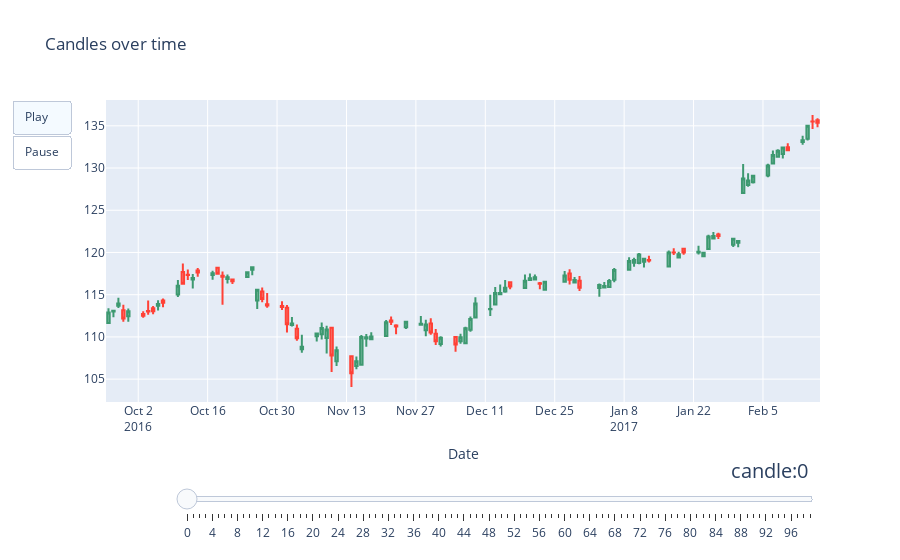

Notebook cell for this chart:
### Code cell
# My Art! we define some variables in order to make the code undertandable

play_button = {
    "args": [
        None, 
        {
            "frame": {"duration": 300, "redraw": True},
            "fromcurrent": True, 
            "transition": {"duration": 100,"easing": "quadratic-in-out"}
        }
    ],
    "label": "Play",
    "method": "animate"
}

pause_button = {
    "args": [
        [None], 
        {
            "frame": {"duration": 0, "redraw": False},
            "mode": "immediate",
            "transition": {"duration": 0}
        }
    ],
    "label": "Pause",
    "method": "animate"
}

sliders_steps = [
    {"args": [
        [0, i], # 0, in order to reset the image, i in order to plot frame i
        {"frame": {"duration": 300, "redraw": True},
         "mode": "immediate",
         "transition": {"duration": 300}}
    ],
    "label": i,
    "method": "animate"}
    for i in range(len(raw_candles))      
]

sliders_dict = {
    "active": 0,
    "yanchor": "top",
    "xanchor": "left",
    "currentvalue": {
        "font": {"size": 20},
        "prefix": "candle:",
        "visible": True,
        "xanchor": "right"
    },
    "transition": {"duration": 300, "easing": "cubic-in-out"},
    "pad": {"b": 10, "t": 50},
    "len": 0.9,
    "x": 0.1,
    "y": 0,
    "steps": sliders_steps,
}

initial_plot = go.Candlestick(
    x=raw_candles.index, 
    open=raw_candles.open, 
    high=raw_candles.high, 
    low=raw_candles.low, 
    close=raw_candles.close
)

first_i_candles = lambda i: go.Candlestick(
    x=raw_candles.index, 
    open=raw_candles.open[:i], 
    high=raw_candles.high[:i], 
    low=raw_candles.low[:i], 
    close=raw_candles.close[:i]
)

fig = go.Figure(
    data=[initial_plot],
    layout=go.Layout(
        xaxis=dict(title='Date', rangeslider=dict(visible=False)),
        title="Candles over time",
        updatemenus= [dict(type="buttons", buttons=[play_button, pause_button])],
        sliders = [sliders_dict]
    ),
    frames=[
        go.Frame(data=[first_i_candles(i)], name=f"{i}") # name, I imagine, is used to bind to frame i :) 
        for i in range(len(raw_candles))
    ]
)

fig.show()

### Figure 1 — Plotly figure (JSON) as saved in the notebook; plotly's stock layout.template omitted (floating-point values rounded to 4 significant figures)
{"data": [{"close": [112.9, 113.1, 113.9, 112.2, 113.1, 112.5, 113, 113.1, 113.9, 114.1, 116.1, 116.3, 117.3, 117.0, 117.6, 117.6, 117.5, 117.1, 117.1, 116.6, 117.7, 118.2, 115.6, 114.5, 113.7, 113.5, 111.5, 111.6, 109.8, 108.8, 110.4, 111.1, 110.9, 107.8, 108.4, 105.7, 107.1, 110.0, 109.9, 110.1, 111.7, 111.8, 111.2, 111.8, 111.6, 111.5, 110.5, 109.5, 109.9, 109.1, 109.9, 111.0, 112.1, 113.9, 113.3, 115.2, 115.2, 115.8, 116.0, 116.6, 116.9, 117.1, 116.3, 116.5, 117.3, 116.8, 116.7, 115.8, 116.2, 116.0, 116.6, 117.9, 119.0, 119.1, 119.8, 119.2, 119.0, 120, 120.0, 119.8, 120, 120.1, 120.0, 121.9, 121.9, 121.9, 121.6, 121.3, 128.8, 128.5, 129.1, 130.3, 131.5, 132.0, 132.4, 132.1, 133.3, 135.0, 135.5, 135.4], "high": [113.4, 113.2, 114.6, 113.8, 113.4, 113.1, 114.3, 113.7, 114.3, 114.6, 116.8, 118.7, 118.0, 117.4, 118.2, 117.8, 118.2, 117.8, 117.4, 116.9, 117.7, 118.4, 115.7, 115.9, 115.2, 114.2, 113.8, 112.3, 111.5, 110.2, 110.5, 111.7, 111.3, 111.1, 108.9, 107.8, 107.7, 110.2, 110.3, 110.5, 112.0, 112.4, 111.5, 111.9, 112.5, 112.0, 112.2, 110.9, 110.1, 110.0, 110.4, 111.2, 112.4, 114.7, 115, 115.9, 116.2, 116.7, 116.5, 117.4, 117.5, 117.4, 116.5, 116.5, 117.8, 118.0, 117.1, 117.2, 116.3, 116.5, 116.9, 118.2, 119.4, 119.4, 119.9, 119.3, 119.6, 120.2, 120.5, 120.1, 120.4, 120.8, 120.1, 122.1, 122.4, 122.3, 121.6, 121.4, 130.5, 129.4, 129.2, 130.5, 132.1, 132.2, 132.4, 132.9, 133.8, 135.1, 136.3, 135.9], "low": [111.6, 112.3, 113.4, 111.8, 111.8, 112.3, 112.6, 112.7, 113.1, 113.5, 114.7, 116.2, 116.8, 115.7, 117.1, 116.8, 117.4, 113.8, 116.3, 116.3, 117, 117.3, 113.3, 114.1, 113.4, 113.2, 110.5, 111.2, 109.6, 108.1, 109.5, 109.7, 108.1, 105.8, 106.6, 104.1, 106.2, 106.6, 108.8, 109.7, 110.0, 111.4, 110.3, 110.9, 111.4, 110.1, 110.3, 109.0, 108.8, 108.2, 109.2, 109.2, 110.6, 112.3, 112.5, 113.8, 115.0, 115.2, 115.7, 115.8, 116.7, 116.8, 115.6, 115.6, 116.5, 116.2, 116.4, 115.4, 114.8, 115.8, 115.8, 116.5, 117.9, 118.3, 118.6, 118.2, 118.8, 118.2, 119.7, 119.4, 119.7, 119.8, 119.5, 120.3, 121.6, 121.6, 120.7, 120.6, 127.0, 127.8, 128.2, 128.9, 130.4, 131.2, 131.1, 132.1, 132.8, 133.2, 134.6, 134.8], "open": [111.6, 113, 113.7, 113.2, 112.5, 112.7, 113.1, 113.4, 113.7, 114.3, 115.0, 117.7, 117.3, 116.8, 117.9, 117.3, 118.2, 117.2, 116.9, 116.8, 117.1, 117.9, 114.3, 115.4, 113.9, 113.7, 113.5, 111.4, 111.0, 108.5, 110.1, 110.3, 109.9, 111.1, 107.1, 107.7, 106.6, 106.7, 109.8, 109.7, 110.1, 111.9, 111.4, 111.1, 111.4, 110.8, 111.6, 110.4, 109.2, 110, 109.5, 109.3, 110.9, 112.3, 113.3, 113.8, 115.0, 115.4, 116.5, 115.8, 116.7, 116.8, 116.3, 115.6, 116.5, 117.5, 116.4, 116.7, 115.8, 115.8, 115.9, 116.8, 117.9, 118.8, 118.7, 118.9, 119.1, 118.3, 120, 119.4, 120.4, 120, 119.6, 120.4, 121.7, 122.1, 120.9, 121.2, 127.0, 128.0, 128.3, 129.1, 130.5, 131.4, 131.6, 132.5, 133.1, 133.5, 135.5, 135.7], "type": "candlestick", "x": ["2016-09-26", "2016-09-27", "2016-09-28", "2016-09-29", "2016-09-30", "2016-10-03", "2016-10-04", "2016-10-05", "2016-10-06", "2016-10-07", "2016-10-10", "2016-10-11", "2016-10-12", "2016-10-13", "2016-10-14", "2016-10-17", "2016-10-18", "2016-10-19", "2016-10-20", "2016-10-21", "2016-10-24", "2016-10-25", "2016-10-26", "2016-10-27", "2016-10-28", "2016-10-31", "2016-11-01", "2016-11-02", "2016-11-03", "2016-11-04", "2016-11-07", "2016-11-08", "2016-11-09", "2016-11-10", "2016-11-11", "2016-11-14", "2016-11-15", "2016-11-16", "2016-11-17", "2016-11-18", "2016-11-21", "2016-11-22", "2016-11-23", "2016-11-25", "2016-11-28", "2016-11-29", "2016-11-30", "2016-12-01", "2016-12-02", "2016-12-05", "2016-12-06", "2016-12-07", "2016-12-08", "2016-12-09", "2016-12-12", "2016-12-13", "2016-12-14", "2016-12-15", "2016-12-16", "2016-12-19", "2016-12-20", "2016-12-21", "2016-12-22", "2016-12-23", "2016-12-27", "2016-12-28", "2016-12-29", "2016-12-30", "2017-01-03", "2017-01-04", "2017-01-05", "2017-01-06", "2017-01-09", "2017-01-10", "2017-01-11", "2017-01-12", "2017-01-13", "2017-01-17", "2017-01-18", "2017-01-19", "2017-01-20", "2017-01-23", "2017-01-24", "2017-01-25", "2017-01-26", "2017-01-27", "2017-01-30", "2017-01-31", "2017-02-01", "2017-02-02", "2017-02-03", "2017-02-06", "2017-02-07", "2017-02-08", "2017-02-09", "2017-02-10", "2017-02-13", "2017-02-14", "2017-02-15", "2017-02-16"]}], "layout": {"sliders": [{"active": 0, "currentvalue": {"font": {"size": 20}, "prefix": "candle:", "visible": true, "xanchor": "right"}, "len": 0.9, "pad": {"b": 10, "t": 50}, "steps": [{"args": [[0, 0], {"frame": {"duration": 300, "redraw": true}, "mode": "immediate", "transition": {"duration": 300}}], "label": "0", "method": "animate"}, {"args": [[0, 1], {"frame": {"duration": 300, "redraw": true}, "mode": "immediate", "transition": {"duration": 300}}], "label": "1", "method": "animate"}, {"args": [[0, 2], {"frame": {"duration": 300, "redraw": true}, "mode": "immediate", "transition": {"duration": 300}}], "label": "2", "method": "animate"}, {"args": [[0, 3], {"frame": {"duration": 300, "redraw": true}, "mode": "immediate", "transition": {"duration": 300}}], "label": "3", "method": "animate"}, {"args": [[0, 4], {"frame": {"duration": 300, "redraw": true}, "mode": "immediate", "transition": {"duration": 300}}], "label": "4", "method": "animate"}, {"args": [[0, 5], {"frame": {"duration": 300, "redraw": true}, "mode": "immediate", "transition": {"duration": 300}}], "label": "5", "method": "animate"}, {"args": [[0, 6], {"frame": {"duration": 300, "redraw": true}, "mode": "immediate", "transition": {"duration": 300}}], "label": "6", "method": "animate"}, {"args": [[0, 7], {"frame": {"duration": 300, "redraw": true}, "mode": "immediate", "transition": {"duration": 300}}], "label": "7", "method": "animate"}, {"args": [[0, 8], {"frame": {"duration": 300, "redraw": true}, "mode": "immediate", "transition": {"duration": 300}}], "label": "8", "method": "animate"}, {"args": [[0, 9], {"frame": {"duration": 300, "redraw": true}, "mode": "immediate", "transition": {"duration": 300}}], "label": "9", "method": "animate"}, {"args": [[0, 10], {"frame": {"duration": 300, "redraw": true}, "mode": "immediate", "transition": {"duration": 300}}], "label": "10", "method": "animate"}, {"args": [[0, 11], {"frame": {"duration": 300, "redraw": true}, "mode": "immediate", "transition": {"duration": 300}}], "label": "11", "method": "animate"}, {"args": [[0, 12], {"frame": {"duration": 300, "redraw": true}, "mode": "immediate", "transition": {"duration": 300}}], "label": "12", "method": "animate"}, {"args": [[0, 13], {"frame": {"duration": 300, "redraw": true}, "mode": "immediate", "transition": {"duration": 300}}], "label": "13", "method": "animate"}, {"args": [[0, 14], {"frame": {"duration": 300, "redraw": true}, "mode": "immediate", "transition": {"duration": 300}}], "label": "14", "method": "animate"}, {"args": [[0, 15], {"frame": {"duration": 300, "redraw": true}, "mode": "immediate", "transition": {"duration": 300}}], "label": "15", "method": "animate"}, {"args": [[0, 16], {"frame": {"duration": 300, "redraw": true}, "mode": "immediate", "transition": {"duration": 300}}], "label": "16", "method": "animate"}, {"args": [[0, 17], {"frame": {"duration": 300, "redraw": true}, "mode": "immediate", "transition": {"duration": 300}}], "label": "17", "method": "animate"}, {"args": [[0, 18], {"frame": {"duration": 300, "redraw": true}, "mode": "immediate", "transition": {"duration": 300}}], "label": "18", "method": "animate"}, {"args": [[0, 19], {"frame": {"duration": 300, "redraw": true}, "mode": "immediate", "transition": {"duration": 300}}], "label": "19", "method": "animate"}, {"args": [[0, 20], {"frame": {"duration": 300, "redraw": true}, "mode": "immediate", "transition": {"duration": 300}}], "label": "20", "method": "animate"}, {"args": [[0, 21], {"frame": {"duration": 300, "redraw": true}, "mode": "immediate", "transition": {"duration": 300}}], "label": "21", "method": "animate"}, {"args": [[0, 22], {"frame": {"duration": 300, "redraw": true}, "mode": "immediate", "transition": {"duration": 300}}], "label": "22", "method": "animate"}, {"args": [[0, 23], {"frame": {"duration": 300, "redraw": true}, "mode": "immediate", "transition": {"duration": 300}}], "label": "23", "method": "animate"}, {"args": [[0, 24], {"frame": {"duration": 300, "redraw": true}, "mode": "immediate", "transition": {"duration": 300}}], "label": "24", "method": "animate"}, {"args": [[0, 25], {"frame": {"duration": 300, "redraw": true}, "mode": "immediate", "transition": {"duration": 300}}], "label": "25", "method": "animate"}, {"args": [[0, 26], {"frame": {"duration": 300, "redraw": true}, "mode": "immediate", "transition": {"duration": 300}}], "label": "26", "method": "animate"}, {"args": [[0, 27], {"frame": {"duration": 300, "redraw": true}, "mode": "immediate", "transition": {"duration": 300}}], "label": "27", "method": "animate"}, {"args": [[0, 28], {"frame": {"duration": 300, "redraw": true}, "mode": "immediate", "transition": {"duration": 300}}], "label": "28", "method": "animate"}, {"args": [[0, 29], {"frame": {"duration": 300, "redraw": true}, "mode": "immediate", "transition": {"duration": 300}}], "label": "29", "method": "animate"}, {"args": [[0, 30], {"frame": {"duration": 300, "redraw": true}, "mode": "immediate", "transition": {"duration": 300}}], "label": "30", "method": "animate"}, {"args": [[0, 31], {"frame": {"duration": 300, "redraw": true}, "mode": "immediate", "transition": {"duration": 300}}], "label": "31", "method": "animate"}, {"args": [[0, 32], {"frame": {"duration": 300, "redraw": true}, "mode": "immediate", "transition": {"duration": 300}}], "label": "32", "method": "animate"}, {"args": [[0, 33], {"frame": {"duration": 300, "redraw": true}, "mode": "immediate", "transition": {"duration": 300}}], "label": "33", "method": "animate"}, {"args": [[0, 34], {"frame": {"duration": 300, "redraw": true}, "mode": "immediate", "transition": {"duration": 300}}], "label": "34", "method": "animate"}, {"args": [[0, 35], {"frame": {"duration": 300, "redraw": true}, "mode": "immediate", "transition": {"duration": 300}}], "label": "35", "method": "animate"}, {"args": [[0, 36], {"frame": {"duration": 300, "redraw": true}, "mode": "immediate", "transition": {"duration": 300}}], "label": "36", "method": "animate"}, {"args": [[0, 37], {"frame": {"duration": 300, "redraw": true}, "mode": "immediate", "transition": {"duration": 300}}], "label": "37", "method": "animate"}, {"args": [[0, 38], {"frame": {"duration": 300, "redraw": true}, "mode": "immediate", "transition": {"duration": 300}}], "label": "38", "method": "animate"}, {"args": [[0, 39], {"frame": {"duration": 300, "redraw": true}, "mode": "immediate", "transition": {"duration": 300}}], "label": "39", "method": "animate"}, {"args": [[0, 40], {"frame": {"duration": 300, "redraw": true}, "mode": "immediate", "transition": {"duration": 300}}], "label": "40", "method": "animate"}, {"args": [[0, 41], {"frame": {"duration": 300, "redraw": true}, "mode": "immediate", "transition": {"duration": 300}}], "label": "41", "method": "animate"}, {"args": [[0, 42], {"frame": {"duration": 300, "redraw": true}, "mode": "immediate", "transition": {"duration": 300}}], "label": "42", "method": "animate"}, {"args": [[0, 43], {"frame": {"duration": 300, "redraw": true}, "mode": "immediate", "transition": {"duration": 300}}], "label": "43", "method": "animate"}, {"args": [[0, 44], {"frame": {"duration": 300, "redraw": true}, "mode": "immediate", "transition": {"duration": 300}}], "label": "44", "method": "animate"}, {"args": [[0, 45], {"frame": {"duration": 300, "redraw": true}, "mode": "immediate", "transition": {"duration": 300}}], "label": "45", "method": "animate"}, {"args": [[0, 46], {"frame": {"duration": 300, "redraw": true}, "mode": "immediate", "transition": {"duration": 300}}], "label": "46", "method": "animate"}, {"args": [[0, 47], {"frame": {"duration": 300, "redraw": true}, "mode": "immediate", "transition": {"duration": 300}}], "label": "47", "method": "animate"}, {"args": [[0, 48], {"frame": {"duration": 300, "redraw": true}, "mode": "immediate", "transition": {"duration": 300}}], "label": "48", "method": "animate"}, {"args": [[0, 49], {"frame": {"duration": 300, "redraw": true}, "mode": "immediate", "transition": {"duration": 300}}], "label": "49", "method": "animate"}, {"args": [[0, 50], {"frame": {"duration": 300, "redraw": true}, "mode": "immediate", "transition": {"duration": 300}}], "label": "50", "method": "animate"}, {"args": [[0, 51], {"frame": {"duration": 300, "redraw": true}, "mode": "immediate", "transition": {"duration": 300}}], "label": "51", "method": "animate"}, {"args": [[0, 52], {"frame": {"duration": 300, "redraw": true}, "mode": "immediate", "transition": {"duration": 300}}], "label": "52", "method": "animate"}, {"args": [[0, 53], {"frame": {"duration": 300, "redraw": true}, "mode": "immediate", "transition": {"duration": 300}}], "label": "53", "method": "animate"}, {"args": [[0, 54], {"frame": {"duration": 300, "redraw": true}, "mode": "immediate", "transition": {"duration": 300}}], "label": "54", "method": "animate"}, {"args": [[0, 55], {"frame": {"duration": 300, "redraw": true}, "mode": "immediate", "transition": {"duration": 300}}], "label": "55", "method": "animate"}, {"args": [[0, 56], {"frame": {"duration": 300, "redraw": true}, "mode": "immediate", "transition": {"duration": 300}}], "label": "56", "method": "animate"}, {"args": [[0, 57], {"frame": {"duration": 300, "redraw": true}, "mode": "immediate", "transition": {"duration": 300}}], "label": "57", "method": "animate"}, {"args": [[0, 58], {"frame": {"duration": 300, "redraw": true}, "mode": "immediate", "transition": {"duration": 300}}], "label": "58", "method": "animate"}, {"args": [[0, 59], {"frame": {"duration": 300, "redraw": true}, "mode": "immediate", "transition": {"duration": 300}}], "label": "59", "method": "animate"}, {"args": [[0, 60], {"frame": {"duration": 300, "redraw": true}, "mode": "immediate", "transition": {"duration": 300}}], "label": "60", "method": "animate"}, {"args": [[0, 61], {"frame": {"duration": 300, "redraw": true}, "mode": "immediate", "transition": {"duration": 300}}], "label": "61", "method": "animate"}, {"args": [[0, 62], {"frame": {"duration": 300, "redraw": true}, "mode": "immediate", "transition": {"duration": 300}}], "label": "62", "method": "animate"}, {"args": [[0, 63], {"frame": {"duration": 300, "redraw": true}, "mode": "immediate", "transition": {"duration": 300}}], "label": "63", "method": "animate"}, {"args": [[0, 64], {"frame": {"duration": 300, "redraw": true}, "mode": "immediate", "transition": {"duration": 300}}], "label": "64", "method": "animate"}, {"args": [[0, 65], {"frame": {"duration": 300, "redraw": true}, "mode": "immediate", "transition": {"duration": 300}}], "label": "65", "method": "animate"}, {"args": [[0, 66], {"frame": {"duration": 300, "redraw": true}, "mode": "immediate", "transition": {"duration": 300}}], "label": "66", "method": "animate"}, {"args": [[0, 67], {"frame": {"duration": 300, "redraw": true}, "mode": "immediate", "transition": {"duration": 300}}], "label": "67", "method": "animate"}, {"args": [[0, 68], {"frame": {"duration": 300, "redraw": true}, "mode": "immediate", "transition": {"duration": 300}}], "label": "68", "method": "animate"}, {"args": [[0, 69], {"frame": {"duration": 300, "redraw": true}, "mode": "immediate", "transition": {"duration": 300}}], "label": "69", "method": "animate"}, {"args": [[0, 70], {"frame": {"duration": 300, "redraw": true}, "mode": "immediate", "transition": {"duration": 300}}], "label": "70", "method": "animate"}, {"args": [[0, 71], {"frame": {"duration": 300, "redraw": true}, "mode": "immediate", "transition": {"duration": 300}}], "label": "71", "method": "animate"}, {"args": [[0, 72], {"frame": {"duration": 300, "redraw": true}, "mode": "immediate", "transition": {"duration": 300}}], "label": "72", "method": "animate"}, {"args": [[0, 73], {"frame": {"duration": 300, "redraw": true}, "mode": "immediate", "transition": {"duration": 300}}], "label": "73", "method": "animate"}, {"args": [[0, 74], {"frame": {"duration": 300, "redraw": true}, "mode": "immediate", "transition": {"duration": 300}}], "label": "74", "method": "animate"}, {"args": [[0, 75], {"frame": {"duration": 300, "redraw": true}, "mode": "immediate", "transition": {"duration": 300}}], "label": "75", "method": "animate"}, {"args": [[0, 76], {"frame": {"duration": 300, "redraw": true}, "mode": "immediate", "transition": {"duration": 300}}], "label": "76", "method": "animate"}, {"args": [[0, 77], {"frame": {"duration": 300, "redraw": true}, "mode": "immediate", "transition": {"duration": 300}}], "label": "77", "method": "animate"}, {"args": [[0, 78], {"frame": {"duration": 300, "redraw": true}, "mode": "immediate", "transition": {"duration": 300}}], "label": "78", "method": "animate"}, {"args": [[0, 79], {"frame": {"duration": 300, "redraw": true}, "mode": "immediate", "transition": {"duration": 300}}], "label": "79", "method": "animate"}, {"args": [[0, 80], {"frame": {"duration": 300, "redraw": true}, "mode": "immediate", "transition": {"duration": 300}}], "label": "80", "method": "animate"}, {"args": [[0, 81], {"frame": {"duration": 300, "redraw": true}, "mode": "immediate", "transition": {"duration": 300}}], "label": "81", "method": "animate"}, {"args": [[0, 82], {"frame": {"duration": 300, "redraw": true}, "mode": "immediate", "transition": {"duration": 300}}], "label": "82", "method": "animate"}, {"args": [[0, 83], {"frame": {"duration": 300, "redraw": true}, "mode": "immediate", "transition": {"duration": 300}}], "label": "83", "method": "animate"}, {"args": [[0, 84], {"frame": {"duration": 300, "redraw": true}, "mode": "immediate", "transition": {"duration": 300}}], "label": "84", "method": "animate"}, {"args": [[0, 85], {"frame": {"duration": 300, "redraw": true}, "mode": "immediate", "transition": {"duration": 300}}], "label": "85", "method": "animate"}, {"args": [[0, 86], {"frame": {"duration": 300, "redraw": true}, "mode": "immediate", "transition": {"duration": 300}}], "label": "86", "method": "animate"}, {"args": [[0, 87], {"frame": {"duration": 300, "redraw": true}, "mode": "immediate", "transition": {"duration": 300}}], "label": "87", "method": "animate"}, {"args": [[0, 88], {"frame": {"duration": 300, "redraw": true}, "mode": "immediate", "transition": {"duration": 300}}], "label": "88", "method": "animate"}, {"args": [[0, 89], {"frame": {"duration": 300, "redraw": true}, "mode": "immediate", "transition": {"duration": 300}}], "label": "89", "method": "animate"}, {"args": [[0, 90], {"frame": {"duration": 300, "redraw": true}, "mode": "immediate", "transition": {"duration": 300}}], "label": "90", "method": "animate"}, {"args": [[0, 91], {"frame": {"duration": 300, "redraw": true}, "mode": "immediate", "transition": {"duration": 300}}], "label": "91", "method": "animate"}, {"args": [[0, 92], {"frame": {"duration": 300, "redraw": true}, "mode": "immediate", "transition": {"duration": 300}}], "label": "92", "method": "animate"}, {"args": [[0, 93], {"frame": {"duration": 300, "redraw": true}, "mode": "immediate", "transition": {"duration": 300}}], "label": "93", "method": "animate"}, {"args": [[0, 94], {"frame": {"duration": 300, "redraw": true}, "mode": "immediate", "transition": {"duration": 300}}], "label": "94", "method": "animate"}, {"args": [[0, 95], {"frame": {"duration": 300, "redraw": true}, "mode": "immediate", "transition": {"duration": 300}}], "label": "95", "method": "animate"}, {"args": [[0, 96], {"frame": {"duration": 300, "redraw": true}, "mode": "immediate", "transition": {"duration": 300}}], "label": "96", "method": "animate"}, {"args": [[0, 97], {"frame": {"duration": 300, "redraw": true}, "mode": "immediate", "transition": {"duration": 300}}], "label": "97", "method": "animate"}, {"args": [[0, 98], {"frame": {"duration": 300, "redraw": true}, "mode": "immediate", "transition": {"duration": 300}}], "label": "98", "method": "animate"}, {"args": [[0, 99], {"frame": {"duration": 300, "redraw": true}, "mode": "immediate", "transition": {"duration": 300}}], "label": "99", "method": "animate"}], "transition": {"duration": 300, "easing": "cubic-in-out"}, "x": 0.1, "xanchor": "left", "y": 0, "yanchor": "top"}], "title": {"text": "Candles over time"}, "updatemenus": [{"buttons": [{"args": [null, {"frame": {"duration": 300, "redraw": true}, "fromcurrent": true, "transition": {"duration": 100, "easing": "quadratic-in-out"}}], "label": "Play", "method": "animate"}, {"args": [[null], {"frame": {"duration": 0, "redraw": false}, "mode": "immediate", "transition": {"duration": 0}}], "label": "Pause", "method": "animate"}], "type": "buttons"}], "xaxis": {"rangeslider": {"visible": false}, "title": {"text": "Date"}}}}
